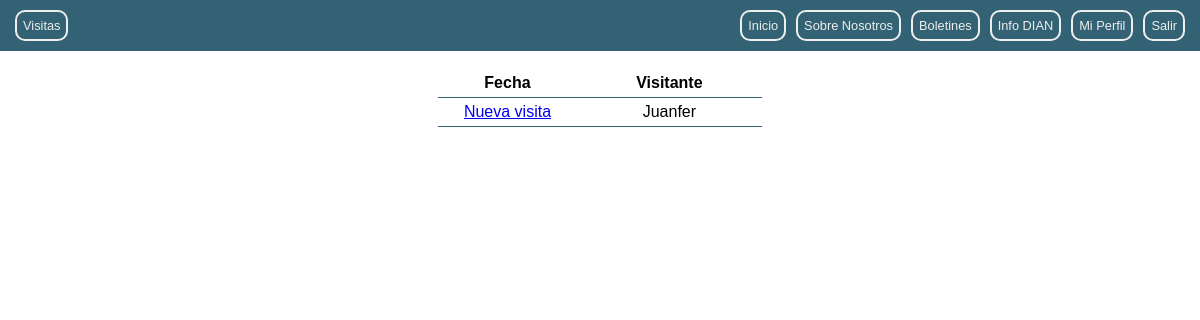
Page /visit/ (signed in) on the earlier database version.
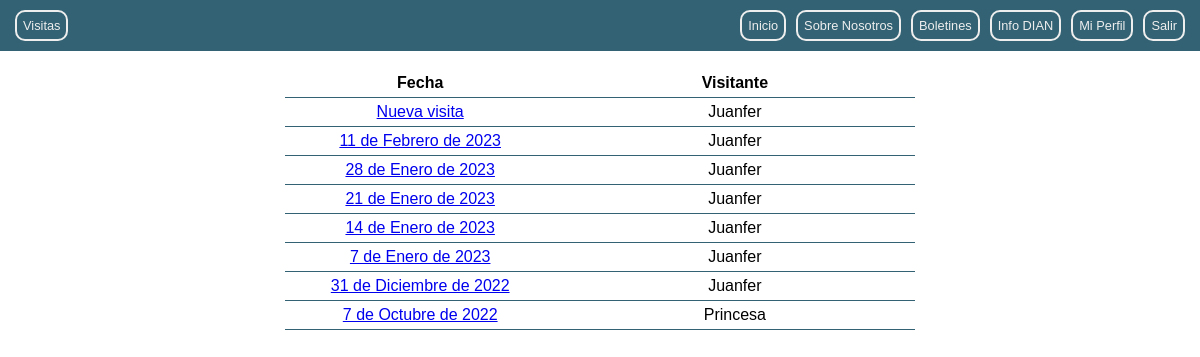
Same page on the later database version.
### users/models.py (models this page shows, shortened)
class CustomUser(models.Model):
    user = models.OneToOneField(User, on_delete=models.CASCADE)
    phone_number = models.PositiveBigIntegerField()
    nickname = models.CharField(blank=False, max_length=20)
    birthday = models.DateField()
    mailing_list = models.BooleanField()
    info_manage = models.BooleanField()
    comunidad = models.BooleanField(default=False)
    publicar = models.BooleanField(default=False)
    tiene_reclamacion = models.BooleanField(default=False)
    mtto = models.BooleanField(default=False)

### visit/models.py (models this page shows)
class Visit(models.Model):
    visitor = models.ForeignKey(CustomUser, on_delete=models.CASCADE)
    date = models.DateField()
    notes = models.TextField()
    total_balance = models.IntegerField(default=0)
    revisado = models.BooleanField(default=False)
    class Meta:
        ordering = ['date']

### visit/views.py (the view)
@login_required
def listOfVisits(request):
    user = CustomUser.objects.get(user=request.user)
    comunidad = False
    if user.comunidad == True:
        visits = Visit.objects.all().order_by('-date')
        comunidad =True
    else:
        return HttpResponseRedirect(reverse('home'))
    return render(request, 'visit/list.html', {
        'visits': visits,
        'comunidad': comunidad,
        'nickname': user.nickname,
    })

### visit/templates/visit/list.html (shortened to what this page needs)
{% extends 'base.html' %}
{% load static %}
    {% block body %}
    <br>
    <table class="center">
        <thead>
            <tr>
                <th scope="col">Fecha</th>
                <th scope="col">Visitante</th>
            </tr>
        </thead>
        <tbody>
            <tr>
                <td><a href="{% url 'visit.input' %}">Nueva visita</td></a>
                <td>{{ nickname }}</td>
            </tr>
            {% for visit in visits %}
            <tr>
                <td><a href="{% url 'visit.details' pk=visit.id %}">{{ visit.date }}</a></td>
                <td>{{ visit.visitor.nickname }}</td>
            </tr>
            {% endfor %}
        </tbody>
    </table>
    {% endblock %}

### static/templates/base.html (shortened to what this page needs)
<!DOCTYPE html>
{% load static %}
<html lang="es">
    <head>
        <link rel="stylesheet" type="text/css" href=" {% static 'css/style.css' %} ">
    </head>
    <body>
        <nav>
            {% if comunidad %}
            <div class="nav-wrap-reverse">
                <div class="flex-item">
                    <ul class="qm">
                        <li>
                            <a class="btn" href="{% url 'visit.list' %}">Visitas</a>
                        </li>
                    </ul>
                </div>
            </div>
            {% endif %}
            <div class="nav-wrap-main">
                <div class="flex-item">
                    <ul>
                        <li>
                            <a class="btn" href="{% url 'home' %}">Inicio</a>
                        </li>
                        <li>
                            <a class="btn" href="{% url 'quienes_somos' %}">Sobre Nosotros</a>
                        </li>
                        <li>
                            <a class="btn" href="https://quintanamagica.wordpress.com/blog/">Boletines</a>
                        </li>
                        <li>
                            <a class="btn" href="{% url 'dian.docs' %}">Info DIAN</a>
                        </li>
                        {% if user.is_authenticated %}
                        <li>
                            <a class="btn" href="{% url 'users.profile' %}">Mi Perfil</a>
                        </li>
                        <li>
                            <a class="btn" href="{% url 'users.logout' %}">Salir</a>
                        </li>
                        {% endif %}
                    </ul>
                </div>
            </div>
        </nav>
        {% block body %}
        {% endblock %}
    </body>
</html>

### static/css/style.css (style rules this page uses)
ul { display: flex; margin: 0; padding: 0; justify-content: flex-end; list-style-type: none; }
ul.qm { justify-content: flex-start; }
body { margin: 0; font-family: Arial, Helvetica, sans-serif; }
nav { background-color: #326273; display: flex; }
nav li { display: inline-flex; }
nav a.btn { font-size: 80%; font-family:'Trebuchet MS', 'Lucida Sans Unicode', 'Lucida Grande', 'Lucida Sans', Arial, sans-serif ; text-decoration: none; display: inline-flex; color: #EEEEEE; background-color: #326273; padding: 6px; margin: 0 5px; border-radius: 10px; border-style: solid; border-width: 2px; border-color: #EEEEEE; text-align: center; align-items: center; }
.nav-wrap-main { width: 95%; margin: 0; display: flex; flex-direction: row-reverse; padding: 10px; }
.nav-wrap-reverse { width: 95%; margin: 0; display: flex; padding: 10px; }
.center { display: block; text-align: center; margin: 8px auto 8px auto; width: 80%; }
.btn { font-family:'Trebuchet MS', 'Lucida Sans Unicode', 'Lucida Grande', 'Lucida Sans', Arial, sans-serif ; padding: 6px; margin: 5px; border-radius: 10px; border-style: none; }
table { table-layout: fixed; width: 80%; border-collapse: collapse; }
thead th:nth-child(1) { width: 30%; }
thead th:nth-child(2) { width: 40%; }
th, td { padding: 5px; border-bottom: 1px solid #326273; }
table.center { display: table; align-items: center; width: auto; margin: 0 auto; }

Differences in the rows shown:
added Visit: date "11 de Febrero de 2023", visitor.nickname "Juanfer"
added Visit: date "28 de Enero de 2023", visitor.nickname "Juanfer"
added Visit: date "21 de Enero de 2023", visitor.nickname "Juanfer"
added Visit: date "14 de Enero de 2023", visitor.nickname "Juanfer"
added Visit: date "7 de Enero de 2023", visitor.nickname "Juanfer"
added Visit: date "31 de Diciembre de 2022", visitor.nickname "Juanfer"
added Visit: date "7 de Octubre de 2022", visitor.nickname "Princesa"
